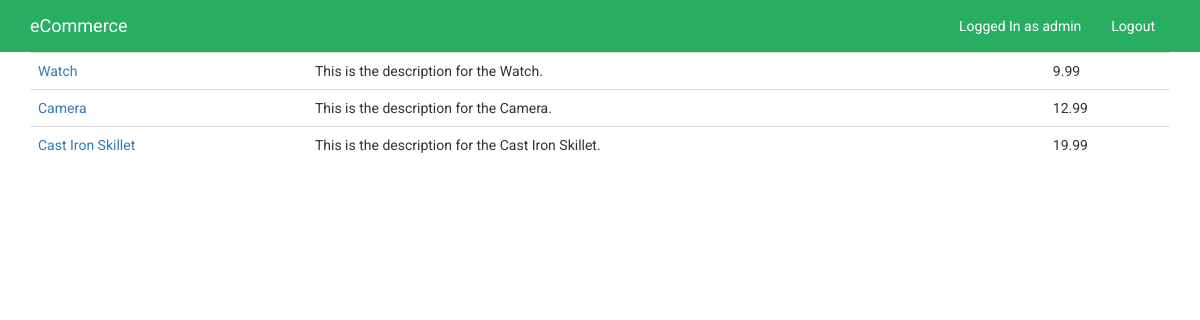
Screenshot of /products/ (signed in) with the database file from the repository.
### products/models.py (models this page shows, shortened)
class Product (models.Model):
	title = models.CharField(max_length=120)
	description = models.TextField(blank=True, null=True)
	price = models.DecimalField(decimal_places= 2, max_digits=20)
	active = models.BooleanField(default=True)
	categories = models.ManyToManyField('Category', blank=True)
	default = models.ForeignKey('Category', related_name='default_category', null=True, blank=True)
	objects = ProductManager()
	def get_absolute_url(self):
		return reverse("product_detail", kwargs={"pk": self.pk})

### products/views.py (the view)
class ProductListView(ListView):
	model = Product
	def get_context_data(self, *args, **kwargs):
		context = super(ProductListView, self).get_context_data(*args, **kwargs)
		context["now"] = timezone.now()
		context["query"] = self.request.GET.get("q")
		return context
	def get_queryset(self, *args, **kwargs):
		qs = super(ProductListView, self).get_queryset(*args, **kwargs)
		query = self.request.GET.get("q")
		if query:
			qs = self.model.objects.filter(
				Q(title__icontains=query) |
				Q(description__icontains=query)
				)
		return qs

### products/models.py (called while the page is built)
	def active(self):
		return self.filter(active=True)

	def get_queryset(self):
		return ProductQuerySet(self.model, using=self.db)

	def all(self, *args, **kwargs):
		return self.get_queryset().active()

### products/templates/products/product_list.html
{% extends 'base.html' %}
{% block content %}
<table class='table'>
{% for product in product_list %}
<tr>
<td><a href='{{ product.get_absolute_url }}'>{{product.title}}</a></td>
<td>{{product.description}}</td>
<td>{{product.price}}</td>
</tr>
{% endfor %}
{% endblock %}

### templates/navbar.html (shortened to what this page needs)
<nav class="navbar navbar-default">
  <div class="container">
    <div class="navbar-header">
      <a class="navbar-brand" href="/">eCommerce</a>
    </div>
    <div class="collapse navbar-collapse" id="bs-example-navbar-collapse-1">
      <ul class="nav navbar-nav navbar-right">
        {% if request.user.is_authenticated %}
          <li><a href=''>Logged In as {{request.user}}</a></li>
          <li><a href="{% url 'auth_logout' %}">Logout</a></li>
        {% endif %}
      </ul>
    </div>
  </div>
</nav>

### static/css/custom.css (style rules this page uses)
body { font-family: 'Roboto', sans-serif; }
.navbar { margin-bottom: 0; background-color: #27ae60; border: 1px solid #27ae60; border-radius: 0; }
.navbar-default .navbar-brand { color: #fff; }
.navbar-collapse .navbar-nav>li>a { color: #fff; }

### rows the page displays
Product: title "Watch", description "This is the description for the Watch.", price "9.99"
Product: title "Camera", description "This is the description for the Camera.", price "12.99"
Product: title "Cast Iron Skillet", description "This is the description for the Cast Iron Skillet.", price "19.99"

### other values shown
{{ request.user }} "admin"
